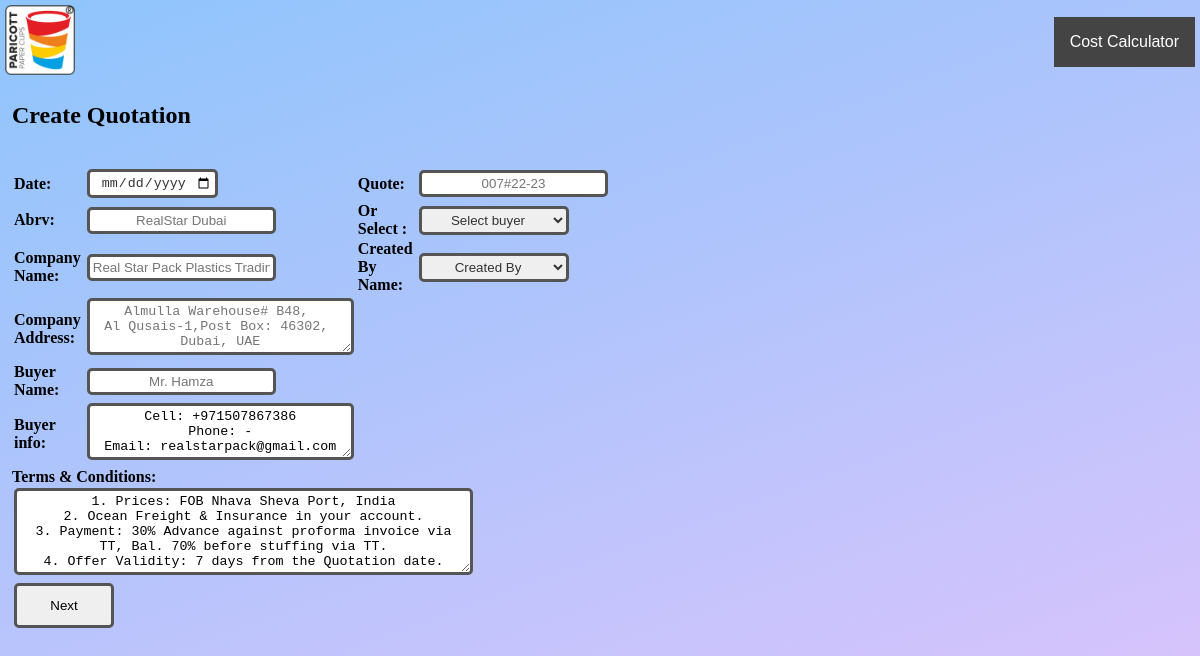
/getquote_1, run on an earlier commit of the app's database.
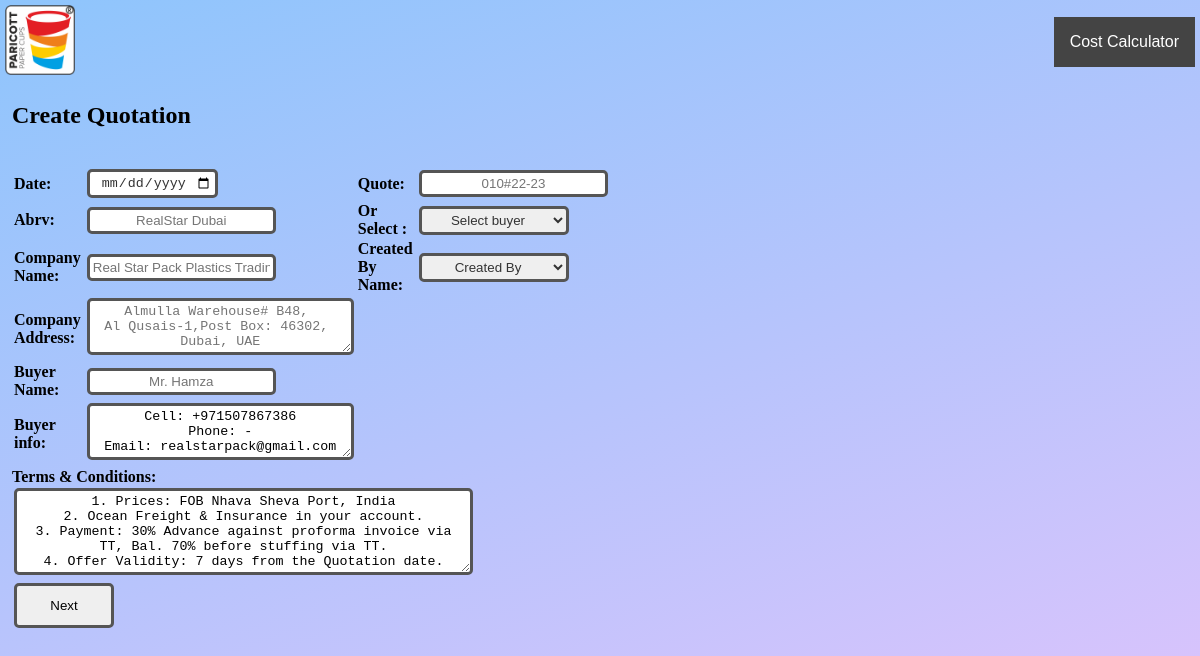
And on a later commit of the database.
### calculator/models.py (models this page shows, shortened)
class Quotation(models.Model):
    quotation_id = models.CharField(max_length=20)
    buyer_alias = models.ForeignKey(Buyer, on_delete=models.CASCADE)
    items = models.ManyToManyField(Item, blank=True)
    created_by = models.CharField(max_length=20)
    created_at = models.DateTimeField(auto_now_add=True)
    updated_at = models.DateTimeField(default=datetime.now())
    def __str__(self):
        return str(self.quotation_id)

class Buyer(models.Model):
    buyer_alias = models.CharField(max_length=30, blank=False, null=False)
    buyer_name = models.CharField(max_length=80, blank=False, null=False)
    company_name = models.CharField(max_length=80, blank=False, null=False)
    company_address = models.TextField(max_length=1000, blank=False, null=False)
    primary_phone_number = models.CharField(max_length=16, blank=False, null=False)
    secondary_phone_number = models.CharField(max_length=16, blank=False, null=False)
    email_id = models.CharField(max_length=100, blank=False, null=False)
    terms_and_conditions = models.TextField(max_length=500, blank=False, null=False)
    buyer_id = models.CharField(max_length=100, blank=True, unique=True, default=uuid4)
    created_at = models.DateTimeField(auto_now_add=True)
    updated_at = models.DateTimeField(default=datetime.now())

### calculator/views.py (the view)
# urls.py: path("getquote_1", get_quote_buyer, name="Generate quote"),
def get_quote_buyer(request):
    if request.method == "GET":
        last_data = quote_buyer_get()
        return render(request, "getquote_select_buyer.html", last_data)
    if request.method == "POST":
        request_body = dict(request.POST)
        context = quote_buyer_post(request_body)
        return render(request, "getquote_base_cup_cost.html", context)

### templates/getquote_select_buyer.html (shortened to what this page needs)
{%extends 'base.html'%} {% block content%}
{% load static%}
<link rel="stylesheet" type="text/css" href="{% static 'topdf.css' %}" />
<form action="getquote_1" method="post">
<h2>Create Quotation</h2>
<br /><br />
  <div id="boxes" class="boxes">
    <div id="leftbox" class="leftbox">
      <table>
        <tr>
          <td><label for="Date">Date:</label></td>
          <td><input
            type="date"
            name="Date"
            id="Date"
            required
          /></td> <td>
          <label for="noQuote">Quote:</label></td> <td>
            <input
              type="text"
              name="noQuote"
              id="noQuote"
              placeholder="{{last_quote_id}}"
              required
            /></td>
        </tr>
        <tr>
          <td><label for="Abrv">Abrv:</label></td>
          <td><input type="text" name="Abrv" id="Abrv" placeholder="{{Abrv}}" /></td>
          <td><label for="buyerlist">Or Select  :</label></td>
          <td><select name="buyer" id="buyer" >
            <option value="none" ,disabled selected>Select buyer</option>
          </select></td>
        </tr>
        <tr>
          <td><label for="CompanyName">Company Name:</label></td>
          <td><input
            type="text"
            name="CompanyName"
            id="CompanyName"
            placeholder="{{CompName}}"
          /></td>
        <td><label for="created_by">Created By Name:</label></td>
          <td>
            <select name="user" id="user" required>
              <option value="", disable>Created By</option>
            </select>
          </td>
        </tr>
        <tr>
          <td><label for="CompanyAdd">Company Address:</label></td>
          <td><textarea
            name="CompanyAdd"
            id="CompanyAdd"
            cols="30"
            rows="3"
            placeholder="{{CompAdd}}"
          ></textarea></td>
        </tr>
        <tr>
          <td><label for="BuyerName">Buyer Name:</label></td>
          <td><input
            type="text"
            name="BuyerName"
            id="BuyerName"
            placeholder="{{BuyerName}}"
          /></td>
        </tr>
        <tr>
          <td><label for="Buyerinfo">Buyer info:</label></td>
          <td><textarea
            name="Buyerinfo"
            id="Buyerinfo"
            cols="30"
            rows="3"
            placeholder="{{BuyerDet}}"
          >{{BuyerDet}}</textarea></td>
        </tr>
      </table>
      <label for="T&C">Terms & Conditions:</label> <br>
      <textarea
        name="T&C"
        id="T&C"
        cols="54"
        rows="5"
        textContent="hi"
        placeholder="{{TandC}}"
      >{{TandC}}</textarea><br>
      <input type="submit" value="Next" />
    </div>
    </div>
</form>
{% endblock %}

### templates/base.html (shortened to what this page needs)
<!DOCTYPE html>
<html lang="en">
  <head>
    {% load static%}
    <link rel="stylesheet" type="text/css" href="{% static 'styles.css' %}" />
  </head>
  <body>
    <div class="banner">
      <header class="site-header">
        <span class="logo">
          <a href="/"><img src="{% static 'logo.png' %}" alt="Logo" /></a>
        </span>
        <nav class="nav-bar">
          <div class="dropdown">
            <button class="dropbtn">Cost Calculator</button>
          </div>
        </nav>
      </header>
      <br />
      <div class="content">{% block content%} {% endblock %}</div>
    </div>
  </body>
</html>

### static/styles.css (style rules this page uses)
* { margin: 0; padding: 0; box-sizing: border-box; }
.banner { background-image: linear-gradient( 160deg, #8ec5fc 0%, #e0c3fc 100% ); background-color: white; min-height: 100vh; height: auto; background-position: center; }
.site-header { padding: 5px 5px; display: flex; align-items: center; justify-content: space-between; }
img { width: 70px; height: 70px; }
.content { padding-left: 1%; padding-right: 1%; }
.dropdown { position: absolute; display: inline-table; }
.dropbtn { background-color: #444444; color: white; padding: 16px; font-size: 16px; border: none; cursor: pointer; }
.dropdown { position: relative; display: inline-block; }

### static/topdf.css (style rules this page uses)
.leftbox { float: left; width: 600px; }
label { color: black; font-weight: bold; display: inline-block; }
input { border-radius: 5px; border-color: white; }
input[type="text"], input[type="number"] { padding: 3px; margin: 2px; text-align: center; border: #555 solid 3px; outline: none; }
input[type="submit"] { padding: 3px; margin: 2px; text-align: center; border: #555 solid 3px; border-radius: 5px; height: 45px; width: 100px; outline: none; }
input[type="date"] { padding: 3px; margin: 2px; border: #555 solid 3px; color: #333; text-align: center; }
textarea { border-radius: 5px; border: #555 solid 3px; text-align: center; margin: 2px; padding: 3px; }
select { padding: 3px; margin: 2px; width: 150px; border: #555 solid 3px; border-radius: 5px; color: #333; text-align: center; }

What changed in the data, as far as the page shows it:
no longer on this page (row unchanged): Quotation: noQuote "007#22-23"
added Quotation: noQuote "010#22-23"
